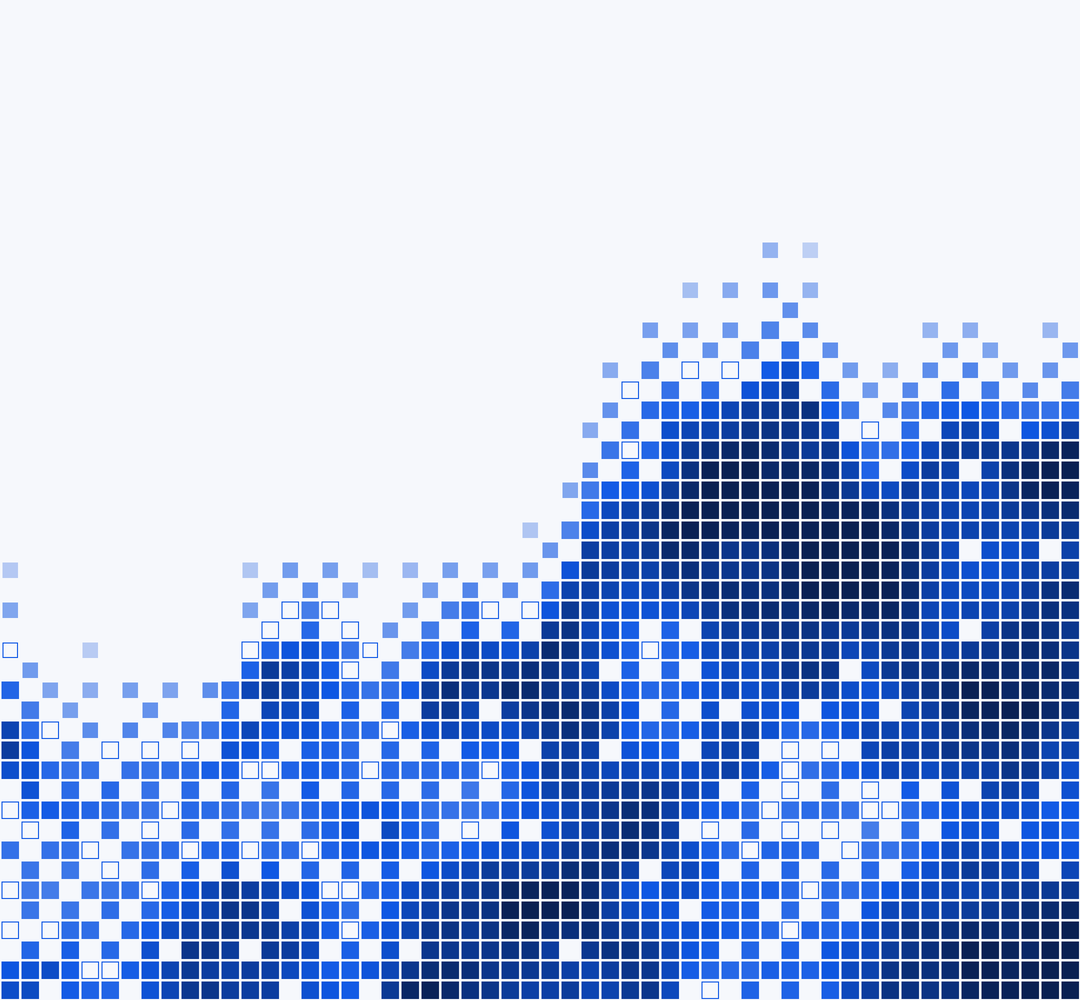

The script that saved this image:
from engine import *
W,H=1080,1000
# a wave made of cells that dissolves into the sky
x=np.linspace(0,1,W)[None,:]; y=np.linspace(0,1,H)[:,None]
crest=0.42+0.18*np.sin(x*5.2+0.6)+0.07*np.sin(x*17)+0.03*np.sin(x*41)
body=np.clip((y-crest)*6,0,1)
tex=fbm(H,W,6,33,6)
img=np.clip(body*(0.35+0.9*tex),0,1)
diss=np.clip(1-(y-crest+0.12)*5,0,1)*0.9
cells,gw,gh=dither_cells(img,cell=20,dissolve=diss)
S=2; im=Image.new('RGB',(W*S,H*S),hexrgb('#F6F8FC')); d=ImageDraw.Draw(im)
lo=hexrgb('#C9D7F5'); hi=hexrgb('#0F58E5'); dk=hexrgb('#092052')
for (cx,cy,v) in cells:
    col=lerp(lo,hi,min(1,v*1.3)) if v<0.75 else lerp(hi,dk,(v-0.75)*4)
    g=3 if v>0.5 else 5
    d.rectangle([cx*S+g,cy*S+g,(cx+20)*S-g,(cy+20)*S-g],fill=col)
    if 0.45<v<0.7 and rng.random()<0.25:  # outline cells, like a grid sketch
        d.rectangle([cx*S+g,cy*S+g,(cx+20)*S-g,(cy+20)*S-g],outline=hi,width=2,fill=hexrgb('#F6F8FC'))
im=im.resize((W,H),Image.LANCZOS); im.save('v3.png')
